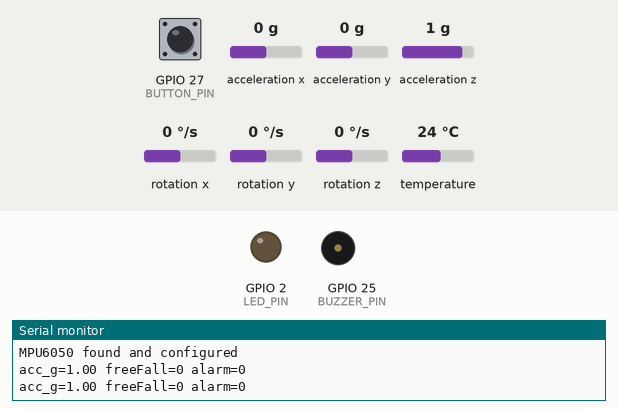
A sketch run on a simulated ESP32. Parts: output pins drawn as LEDs (lit = HIGH), buzzer (waves = sounding, pin HIGH), the last lines printed to the serial monitor. The inputs (shaded band) are chosen by the test bench; at power-on: GPIO 27 (BUTTON_PIN) HIGH, acceleration x 0 g, acceleration y 0 g, acceleration z 1 g, rotation x 0 °/s, rotation y 0 °/s, rotation z 0 °/s, temperature 24 °C. Nothing arrives over Bluetooth unless stated.

Above: at 1.3 s.
1.4 s: GPIO 27 (BUTTON_PIN) pulled LOW for 1 s
At 1.82 s:
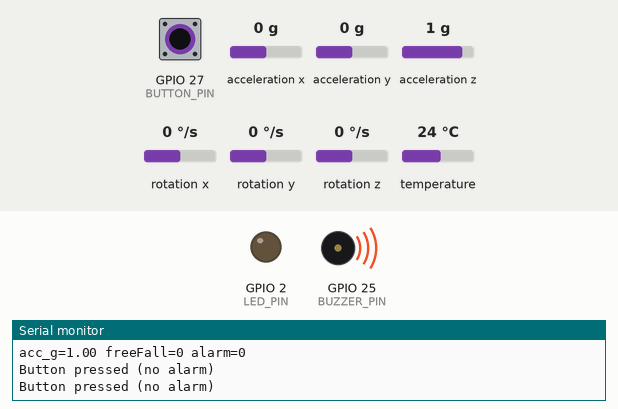
7.1 s: GPIO 27 (BUTTON_PIN) pulled LOW for 3.2 s
At 11.1 s:
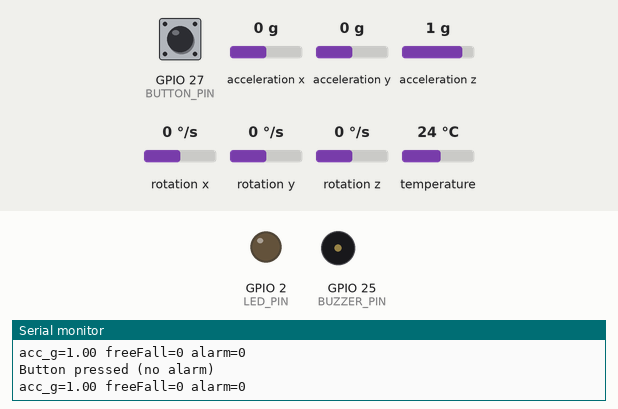
Timing chart, 0 to 12.6 s (numbered marks = the images above; inputs shaded):
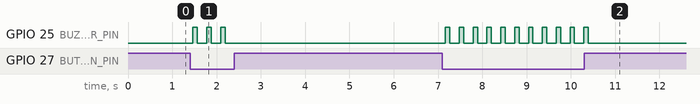

Measured:
- after the input at 1.4 s, GPIO 25 (BUZZER_PIN): alternates HIGH for 0.10 s and LOW for 0.21 s, 6 changes in all, then stays LOW, starting after 0.07 s
- after the input at 7.1 s, GPIO 25 (BUZZER_PIN): alternates HIGH for 0.10 s and LOW for 0.21 s, 22 changes in all, then stays LOW, starting after 0.07 s

The sketch:

Fall_detector.ino
```cpp
/*

  ESP32 Elderly Fall-Detection Wristband (App-Compatible Version)


  Changes from previous version:

    - Added logic to listen for a "CANCEL_ALARM" command from a connected

      Bluetooth device (the mobile app) to remotely cancel an active alarm.


  Hardware:

    - ESP32 (any dev board with built-in Bluetooth)

    - MPU6050 (I2C)

    - Buzzer (active or passive)

    - Button (override / cancel alarm)

    - Optional LED for status


  Libraries required:

    - Adafruit_MPU6050

    - Adafruit_Sensor

    - Wire

    - BluetoothSerial (built into ESP32 core)

*/


#include <Wire.h>

#include <Adafruit_MPU6050.h>

#include <Adafruit_Sensor.h>

#include "BluetoothSerial.h"


// ----- CONFIG -----

const int BUZZER_PIN = 25;      // change to the pin you wired the buzzer to

const int BUTTON_PIN = 27;      // Supports internal pull-up

const int LED_PIN = 2;          // optional status LED


// threshold values (tune for your setup)

const float FREE_FALL_THRESHOLD_G = 0.6f;

const float IMPACT_THRESHOLD_G = 2.5f;

const unsigned long IMPACT_WINDOW_MS = 1200;

const unsigned long CANCEL_WINDOW_MS = 10000; // Time user has to press button

const unsigned long ALARM_REPEAT_MS = 3000;


Adafruit_MPU6050 mpu;

BluetoothSerial SerialBT;


// state variables

bool possibleFreeFall = false;

unsigned long freeFallTime = 0;

bool alarmActive = false;

unsigned long alarmTriggeredTime = 0;

unsigned long lastAlarmMsg = 0;


// button debounce

unsigned long lastButtonChange = 0;

const unsigned long BUTTON_DEBOUNCE_MS = 50;

int lastButtonState = HIGH;


void setup() {

  Serial.begin(115200);

  delay(100);

  Serial.println("ESP32 Fall Detection - startup");


  if (!SerialBT.begin("ESP32-FallBand")) {

    Serial.println("Error starting Bluetooth");

  } else {

    Serial.println("Bluetooth started: ESP32-FallBand");

  }


  pinMode(BUZZER_PIN, OUTPUT);

  digitalWrite(BUZZER_PIN, LOW);

  pinMode(LED_PIN, OUTPUT);

  digitalWrite(LED_PIN, LOW);

  pinMode(BUTTON_PIN, INPUT_PULLUP);

  lastButtonState = digitalRead(BUTTON_PIN);


  // explicitly initialize I2C on default ESP32 pins

  Wire.begin(21, 22);


  if (!mpu.begin(0x68, &Wire)) {

    Serial.println("Failed to find MPU6050 chip");

    while (1) delay(10);

  }


  mpu.setAccelerometerRange(MPU6050_RANGE_8_G);

  mpu.setGyroRange(MPU6050_RANGE_500_DEG);

  mpu.setFilterBandwidth(MPU6050_BAND_21_HZ);

  Serial.println("MPU6050 found and configured");

}


void loop() {

  sensors_event_t a, g, temp;

  mpu.getEvent(&a, &g, &temp);


  float ax = a.acceleration.x;

  float ay = a.acceleration.y;

  float az = a.acceleration.z;

  const float G = 9.80665f;

  float mag_g = sqrt(ax*ax + ay*ay + az*az) / G;


  unsigned long now = millis();


  // Listen for commands from the app

  handleBluetoothCommands();


  handleButton(now);


  if (!alarmActive) {

    if (!possibleFreeFall) {

      if (mag_g < FREE_FALL_THRESHOLD_G) {

        possibleFreeFall = true;

        freeFallTime = now;

        SerialBT.println("POSSIBLE FREE FALL detected");

        Serial.println("POSSIBLE FREE FALL detected");

      }

    } else {

      if (mag_g > IMPACT_THRESHOLD_G) {

        if (now - freeFallTime <= IMPACT_WINDOW_MS) {

          triggerAlarm(now, mag_g);

        } else {

          possibleFreeFall = false;

        }

      } else if (now - freeFallTime > IMPACT_WINDOW_MS) {

        possibleFreeFall = false;

      }

    }

  } else {

    // If CANCEL_WINDOW_MS has passed, the alarm is confirmed.

    if (now - alarmTriggeredTime > CANCEL_WINDOW_MS) {

       if (now - lastAlarmMsg >= ALARM_REPEAT_MS) {

            sendAlarmMessage(mag_g);

            lastAlarmMsg = now;

       }

    }

    // Keep buzzer and LED on during the alarm state

    digitalWrite(BUZZER_PIN, HIGH);

    digitalWrite(LED_PIN, HIGH);

  }


  // Debug printing to Serial Monitor

  static unsigned long lastDbg = 0;

  if (now - lastDbg > 500) {

    Serial.print("acc_g="); Serial.print(mag_g, 2);

    Serial.print(" freeFall="); Serial.print(possibleFreeFall);

    Serial.print(" alarm="); Serial.println(alarmActive);

    lastDbg = now;

  }


  delay(10);

}


void triggerAlarm(unsigned long now, float mag_g) {

  alarmActive = true;

  alarmTriggeredTime = now;

  lastAlarmMsg = now;

  digitalWrite(BUZZER_PIN, HIGH);

  digitalWrite(LED_PIN, HIGH);


  String msg = "FALL DETECTED! acc_g=" + String(mag_g, 2);

  Serial.println(msg);

  SerialBT.println(msg);


  String cancelMsg = "You have " + String(CANCEL_WINDOW_MS/1000) + "s to cancel.";

  Serial.println(cancelMsg);

  SerialBT.println(cancelMsg);

}


void sendAlarmMessage(float mag_g) {

  String msg = "ALARM ACTIVE - FALL DETECTED! acc_g=" + String(mag_g, 2);

  Serial.println(msg);

  SerialBT.println(msg);

}


void handleButton(unsigned long now) {

  int state = digitalRead(BUTTON_PIN);

  if (state != lastButtonState) {

    lastButtonChange = now;

    lastButtonState = state;

  }

  if (now - lastButtonChange > BUTTON_DEBOUNCE_MS) {

    if (state == LOW) {

      if (alarmActive) {

        cancelAlarm();

      } else {

        SerialBT.println("Button pressed (no alarm)");

        Serial.println("Button pressed (no alarm)");

        beep(100);

      }

      delay(200); // Prevent multiple presses

    }

  }

}


void handleBluetoothCommands() {

    if (SerialBT.available()) {

        String command = SerialBT.readStringUntil('\n');

        command.trim();

        if (command == "CANCEL_ALARM" && alarmActive) {

            Serial.println("Alarm cancelled via Bluetooth command.");

            SerialBT.println("Alarm cancelled via app command.");

            cancelAlarm();

        }

    }

}


void cancelAlarm() {

  alarmActive = false;

  possibleFreeFall = false;

  digitalWrite(BUZZER_PIN, LOW);

  digitalWrite(LED_PIN, LOW);

  Serial.println("Alarm CANCELLED by user");

  SerialBT.println("Alarm CANCELLED by user");

}


void beep(unsigned int ms) {

  digitalWrite(BUZZER_PIN, HIGH);

  delay(ms);

  digitalWrite(BUZZER_PIN, LOW);

} 
```
